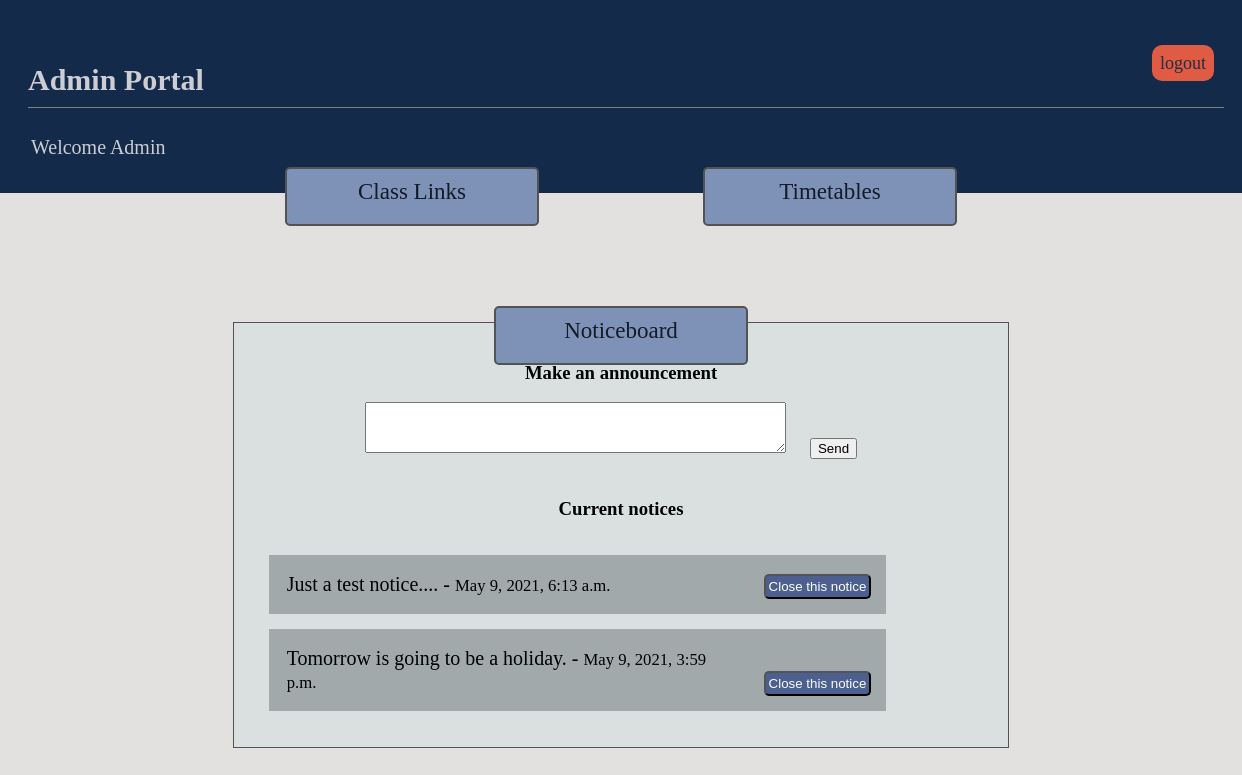
Screenshot of /Admin_Portal/announcements with the database file from the repository.
### adminPortal/models.py (models this page shows, shortened)
class Announcement(models.Model):
    user = models.ForeignKey(User, on_delete = models.CASCADE, null=True)
    mssg = models.TextField(null = True)
    date = models.DateTimeField(auto_now_add=True)
    is_open = models.BooleanField(default=True)

### adminPortal/views.py (the view)
# urls.py: path('announcements',views.NoticeboardView, name='notice'),
def NoticeboardView(request):
    notices = Announcement.objects.filter(is_open=True)
    if request.method == 'POST' and 'new_notice' in request.POST:
        user = request.user
        mssg = request.POST['mssg']
        model = Announcement(user=user, mssg=mssg)
        model.save()
        return render(request, 'admin_portal/notice.html',{'notices':notices})
    if request.method == 'POST' and 'close_notice' in request.POST:
        notice_id = request.POST['notice_id']
        notice = Announcement.objects.get(id=notice_id)
        notice.is_open = False
        notice.save()
        return render(request, 'admin_portal/notice.html',{'notices':notices})
    else:
        return render(request, 'admin_portal/notice.html',{'notices':notices})

### adminPortal/templates/admin_portal/notice.html (shortened to what this page needs)
{% extends 'admin_portal/base.html' %}
{% load static %}
{% block styles %}
<link rel="stylesheet" href="{% static 'admin_portal/css/notice.css' %}" type="text/css" >
{% endblock styles %}
{% block content %}
    <div class="main1">
        <div class='cont1'>
            <h3>Make an announcement</h3>
            <form action='' method='post' enctype="multipart/form-data">
                    <textarea rows='3' cols='50' name='mssg'></textarea>
                    <input type='submit' name='new_notice' value='Send'>
            </form>
        </div>
        <h3>Current notices</h3>
        <div class='edit_notices'>
            <ul>
                {% for notice in notices %}
                <li>
                    <div class='flex'>
                        <div class='mssg'>
                            <p>{{ notice.mssg }} - <small>{{ notice.date }}</small></p>
                        </div>
                        <div class='btn'>
                            <form action='' method='post' enctype="multipart/form-data">
                                <input type='submit' name="close_notice" value='Close this notice'>
                            </form>
                        </div>
                    </div>
                </li>
                {% endfor %}
            </ul>
        </div>
    </div>
{% endblock content %}

### adminPortal/static/admin_portal/css/base.css (style rules this page uses)
body { background-color: rgb(226, 225, 223); padding:20px; }

### adminPortal/static/admin_portal/css/notice.css (style rules this page uses)
.main1 { margin-top:80px; display:block; margin-left:auto; margin-right:auto; border:1px solid rgb(83, 83, 83); padding:20px; width:90%; text-align:center; background-color: rgb(218, 224, 224); }
input { margin:20px; }
.cont1 { float:left; }
h3 { clear:both; }
.edit_notices { float:left; }
.edit_notices li { list-style-type: none ; }
.main1 { display:flex; flex-direction: column; }
li { margin-left:-40px; }
.flex { display: flex; flex-direction: row; width: 80%; background-color:rgb(161, 169, 170); padding:15px; margin:15px; }
.mssg { width:80%; float:left; overflow-x: auto; flex-wrap: wrap; text-align: left; }
.btn { width:auto; margin:-20px; margin-left:15px; align-content: end; }
p { margin:3px; float:left; font-size:20px; }
.btn input[type='submit'] { padding:3px; background-color: rgb(76, 95, 143); color:white; float:right; border-radius: 5px; }

### rows the page displays
Announcement: mssg "Just a test notice....", date "May 9, 2021, 6:13 a.m."
Announcement: mssg "Tomorrow is going to be a holiday.", date "May 9, 2021, 3:59 p.m."
